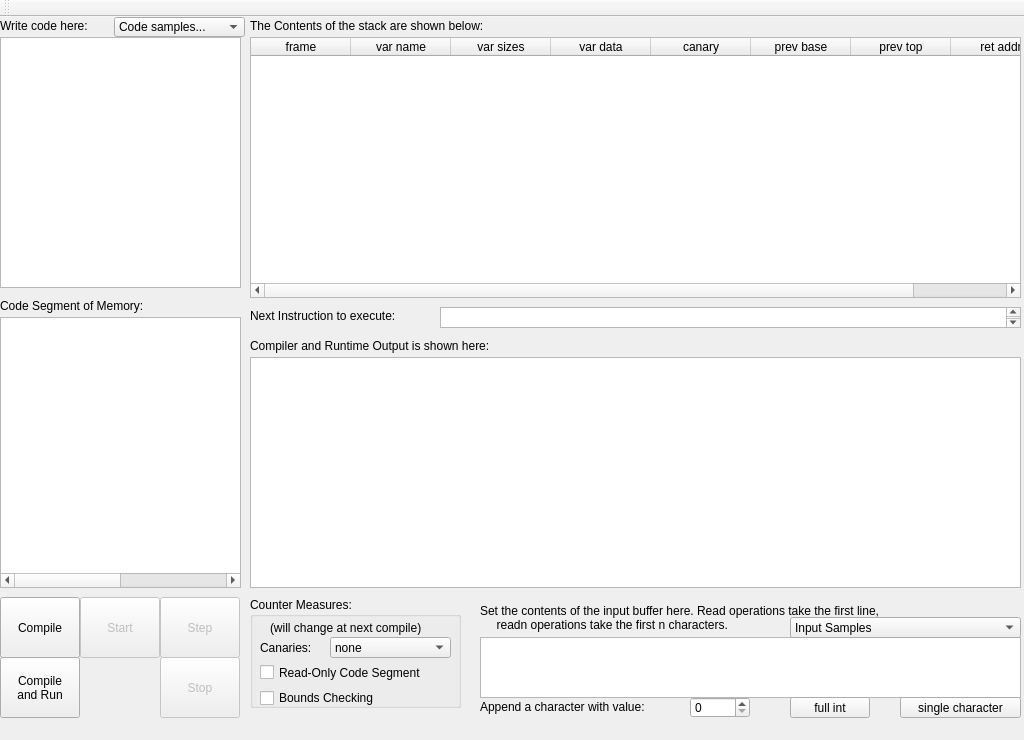
<?xml version="1.0" encoding="UTF-8"?>
<ui version="4.0">
 <class>bogui</class>
 <widget class="QMainWindow" name="bogui">
  <property name="geometry">
   <rect>
    <x>0</x>
    <y>0</y>
    <width>1024</width>
    <height>740</height>
   </rect>
  </property>
  <property name="windowTitle">
   <string>bogui</string>
  </property>
  <widget class="QWidget" name="centralWidget">
   <widget class="QPlainTextEdit" name="edtStack">
    <property name="geometry">
     <rect>
      <x>440</x>
      <y>290</y>
      <width>581</width>
      <height>21</height>
     </rect>
    </property>
   </widget>
   <widget class="QPlainTextEdit" name="edtCode">
    <property name="geometry">
     <rect>
      <x>0</x>
      <y>20</y>
      <width>241</width>
      <height>251</height>
     </rect>
    </property>
   </widget>
   <widget class="QPlainTextEdit" name="edtScreen">
    <property name="geometry">
     <rect>
      <x>250</x>
      <y>340</y>
      <width>771</width>
      <height>231</height>
     </rect>
    </property>
   </widget>
   <widget class="QWidget" name="controls" native="true">
    <property name="geometry">
     <rect>
      <x>0</x>
      <y>580</y>
      <width>471</width>
      <height>121</height>
     </rect>
    </property>
    <widget class="QPushButton" name="btnStep">
     <property name="enabled">
      <bool>false</bool>
     </property>
     <property name="geometry">
      <rect>
       <x>160</x>
       <y>0</y>
       <width>80</width>
       <height>61</height>
      </rect>
     </property>
     <property name="text">
      <string>Step</string>
     </property>
    </widget>
    <widget class="QPushButton" name="btnStart">
     <property name="enabled">
      <bool>false</bool>
     </property>
     <property name="geometry">
      <rect>
       <x>80</x>
       <y>0</y>
       <width>80</width>
       <height>61</height>
      </rect>
     </property>
     <property name="text">
      <string>Start</string>
     </property>
    </widget>
    <widget class="QPushButton" name="btnCompile">
     <property name="geometry">
      <rect>
       <x>0</x>
       <y>0</y>
       <width>80</width>
       <height>61</height>
      </rect>
     </property>
     <property name="text">
      <string>Compile</string>
     </property>
    </widget>
    <widget class="QPushButton" name="btnStop">
     <property name="enabled">
      <bool>false</bool>
     </property>
     <property name="geometry">
      <rect>
       <x>160</x>
       <y>60</y>
       <width>80</width>
       <height>61</height>
      </rect>
     </property>
     <property name="text">
      <string>Stop</string>
     </property>
    </widget>
    <widget class="QPushButton" name="btnRun">
     <property name="geometry">
      <rect>
       <x>0</x>
       <y>60</y>
       <width>80</width>
       <height>61</height>
      </rect>
     </property>
     <property name="text">
      <string>Compile
and Run</string>
     </property>
    </widget>
    <widget class="QGroupBox" name="grpSecurity">
     <property name="geometry">
      <rect>
       <x>250</x>
       <y>0</y>
       <width>211</width>
       <height>111</height>
      </rect>
     </property>
     <property name="title">
      <string>Counter Measures:</string>
     </property>
     <widget class="QComboBox" name="canaries">
      <property name="geometry">
       <rect>
        <x>80</x>
        <y>40</y>
        <width>121</width>
        <height>21</height>
       </rect>
      </property>
      <property name="frame">
       <bool>true</bool>
      </property>
      <item>
       <property name="text">
        <string>none</string>
       </property>
      </item>
      <item>
       <property name="text">
        <string>terminator</string>
       </property>
      </item>
      <item>
       <property name="text">
        <string>random</string>
       </property>
      </item>
      <item>
       <property name="text">
        <string>random xor</string>
       </property>
      </item>
     </widget>
     <widget class="QLabel" name="lblcanaries">
      <property name="geometry">
       <rect>
        <x>10</x>
        <y>40</y>
        <width>62</width>
        <height>21</height>
       </rect>
      </property>
      <property name="text">
       <string>Canaries:</string>
      </property>
     </widget>
     <widget class="QCheckBox" name="rocode">
      <property name="geometry">
       <rect>
        <x>10</x>
        <y>60</y>
        <width>191</width>
        <height>31</height>
       </rect>
      </property>
      <property name="autoFillBackground">
       <bool>false</bool>
      </property>
      <property name="text">
       <string>Read-Only Code Segment</string>
      </property>
      <property name="tristate">
       <bool>false</bool>
      </property>
     </widget>
     <widget class="QCheckBox" name="bounds">
      <property name="geometry">
       <rect>
        <x>10</x>
        <y>90</y>
        <width>151</width>
        <height>22</height>
       </rect>
      </property>
      <property name="text">
       <string>Bounds Checking</string>
      </property>
     </widget>
     <widget class="QLabel" name="lblchange">
      <property name="geometry">
       <rect>
        <x>20</x>
        <y>20</y>
        <width>201</width>
        <height>21</height>
       </rect>
      </property>
      <property name="text">
       <string>(will change at next compile)</string>
      </property>
      <property name="scaledContents">
       <bool>false</bool>
      </property>
      <property name="wordWrap">
       <bool>true</bool>
      </property>
      <property name="indent">
       <number>-1</number>
      </property>
     </widget>
    </widget>
   </widget>
   <widget class="QTableWidget" name="tblCodeSeg">
    <property name="geometry">
     <rect>
      <x>0</x>
      <y>300</y>
      <width>241</width>
      <height>271</height>
     </rect>
    </property>
    <property name="wordWrap">
     <bool>true</bool>
    </property>
    <attribute name="horizontalHeaderVisible">
     <bool>false</bool>
    </attribute>
    <attribute name="horizontalHeaderDefaultSectionSize">
     <number>80</number>
    </attribute>
    <attribute name="verticalHeaderVisible">
     <bool>false</bool>
    </attribute>
    <column>
     <property name="text">
      <string>addr</string>
     </property>
    </column>
    <column>
     <property name="text">
      <string>instruction</string>
     </property>
    </column>
    <column>
     <property name="text">
      <string>opr1</string>
     </property>
    </column>
    <column>
     <property name="text">
      <string>opr2</string>
     </property>
    </column>
   </widget>
   <widget class="QLabel" name="lblCodeSegment">
    <property name="geometry">
     <rect>
      <x>0</x>
      <y>280</y>
      <width>181</width>
      <height>17</height>
     </rect>
    </property>
    <property name="text">
     <string>Code Segment of Memory:</string>
    </property>
   </widget>
   <widget class="QLabel" name="lblCodeInput">
    <property name="geometry">
     <rect>
      <x>0</x>
      <y>0</y>
      <width>111</width>
      <height>17</height>
     </rect>
    </property>
    <property name="text">
     <string>Write code here:</string>
    </property>
   </widget>
   <widget class="QWidget" name="inputs" native="true">
    <property name="geometry">
     <rect>
      <x>480</x>
      <y>580</y>
      <width>541</width>
      <height>121</height>
     </rect>
    </property>
    <widget class="QPlainTextEdit" name="edtInput">
     <property name="geometry">
      <rect>
       <x>0</x>
       <y>40</y>
       <width>541</width>
       <height>61</height>
      </rect>
     </property>
    </widget>
    <widget class="QPushButton" name="btnAppendInt">
     <property name="geometry">
      <rect>
       <x>310</x>
       <y>100</y>
       <width>80</width>
       <height>21</height>
      </rect>
     </property>
     <property name="text">
      <string>full int</string>
     </property>
    </widget>
    <widget class="QSpinBox" name="spinChar">
     <property name="geometry">
      <rect>
       <x>210</x>
       <y>100</y>
       <width>60</width>
       <height>21</height>
      </rect>
     </property>
     <property name="maximum">
      <number>65000</number>
     </property>
    </widget>
    <widget class="QPushButton" name="btnAppendChar">
     <property name="geometry">
      <rect>
       <x>420</x>
       <y>100</y>
       <width>121</width>
       <height>21</height>
      </rect>
     </property>
     <property name="text">
      <string>single character</string>
     </property>
    </widget>
    <widget class="QLabel" name="lblappends">
     <property name="geometry">
      <rect>
       <x>0</x>
       <y>100</y>
       <width>421</width>
       <height>17</height>
      </rect>
     </property>
     <property name="text">
      <string>Append a character with value:                   as a                      or a</string>
     </property>
     <property name="alignment">
      <set>Qt::AlignBottom|Qt::AlignLeading|Qt::AlignLeft</set>
     </property>
    </widget>
    <widget class="QLabel" name="lblinput">
     <property name="geometry">
      <rect>
       <x>0</x>
       <y>0</y>
       <width>541</width>
       <height>41</height>
      </rect>
     </property>
     <property name="text">
      <string>Set the contents of the input buffer here. Read operations take the first line,
     readn operations take the first n characters.</string>
     </property>
    </widget>
    <widget class="QComboBox" name="inputsamples">
     <property name="geometry">
      <rect>
       <x>310</x>
       <y>20</y>
       <width>231</width>
       <height>21</height>
      </rect>
     </property>
     <item>
      <property name="text">
       <string>Input Samples</string>
      </property>
     </item>
    </widget>
    <zorder>lblappends</zorder>
    <zorder>edtInput</zorder>
    <zorder>btnAppendChar</zorder>
    <zorder>lblinput</zorder>
    <zorder>inputsamples</zorder>
    <zorder>spinChar</zorder>
    <zorder>btnAppendInt</zorder>
   </widget>
   <widget class="QLabel" name="lblscreen">
    <property name="geometry">
     <rect>
      <x>250</x>
      <y>320</y>
      <width>311</width>
      <height>17</height>
     </rect>
    </property>
    <property name="text">
     <string>Compiler and Runtime Output is shown here:</string>
    </property>
   </widget>
   <widget class="QTableWidget" name="tblStack">
    <property name="geometry">
     <rect>
      <x>250</x>
      <y>20</y>
      <width>771</width>
      <height>261</height>
     </rect>
    </property>
    <column>
     <property name="text">
      <string>frame</string>
     </property>
    </column>
    <column>
     <property name="text">
      <string>var name</string>
     </property>
    </column>
    <column>
     <property name="text">
      <string>var sizes</string>
     </property>
    </column>
    <column>
     <property name="text">
      <string>var data</string>
     </property>
    </column>
    <column>
     <property name="text">
      <string>canary</string>
     </property>
    </column>
    <column>
     <property name="text">
      <string>prev base</string>
     </property>
    </column>
    <column>
     <property name="text">
      <string>prev top</string>
     </property>
    </column>
    <column>
     <property name="text">
      <string>ret addr</string>
     </property>
    </column>
   </widget>
   <widget class="QLabel" name="lblStack">
    <property name="geometry">
     <rect>
      <x>250</x>
      <y>0</y>
      <width>311</width>
      <height>17</height>
     </rect>
    </property>
    <property name="text">
     <string>The Contents of the stack are shown below:</string>
    </property>
   </widget>
   <widget class="QLabel" name="lblNext">
    <property name="geometry">
     <rect>
      <x>250</x>
      <y>290</y>
      <width>201</width>
      <height>17</height>
     </rect>
    </property>
    <property name="text">
     <string>Next Instruction to execute:</string>
    </property>
   </widget>
   <widget class="QComboBox" name="codesamples">
    <property name="geometry">
     <rect>
      <x>114</x>
      <y>0</y>
      <width>131</width>
      <height>20</height>
     </rect>
    </property>
    <item>
     <property name="text">
      <string>Code samples...</string>
     </property>
    </item>
   </widget>
  </widget>
  <widget class="QMenuBar" name="menuBar">
   <property name="geometry">
    <rect>
     <x>0</x>
     <y>0</y>
     <width>1024</width>
     <height>25</height>
    </rect>
   </property>
  </widget>
  <widget class="QToolBar" name="mainToolBar">
   <attribute name="toolBarArea">
    <enum>TopToolBarArea</enum>
   </attribute>
   <attribute name="toolBarBreak">
    <bool>false</bool>
   </attribute>
  </widget>
 </widget>
 <layoutdefault spacing="6" margin="11"/>
 <resources/>
 <connections/>
</ui>
